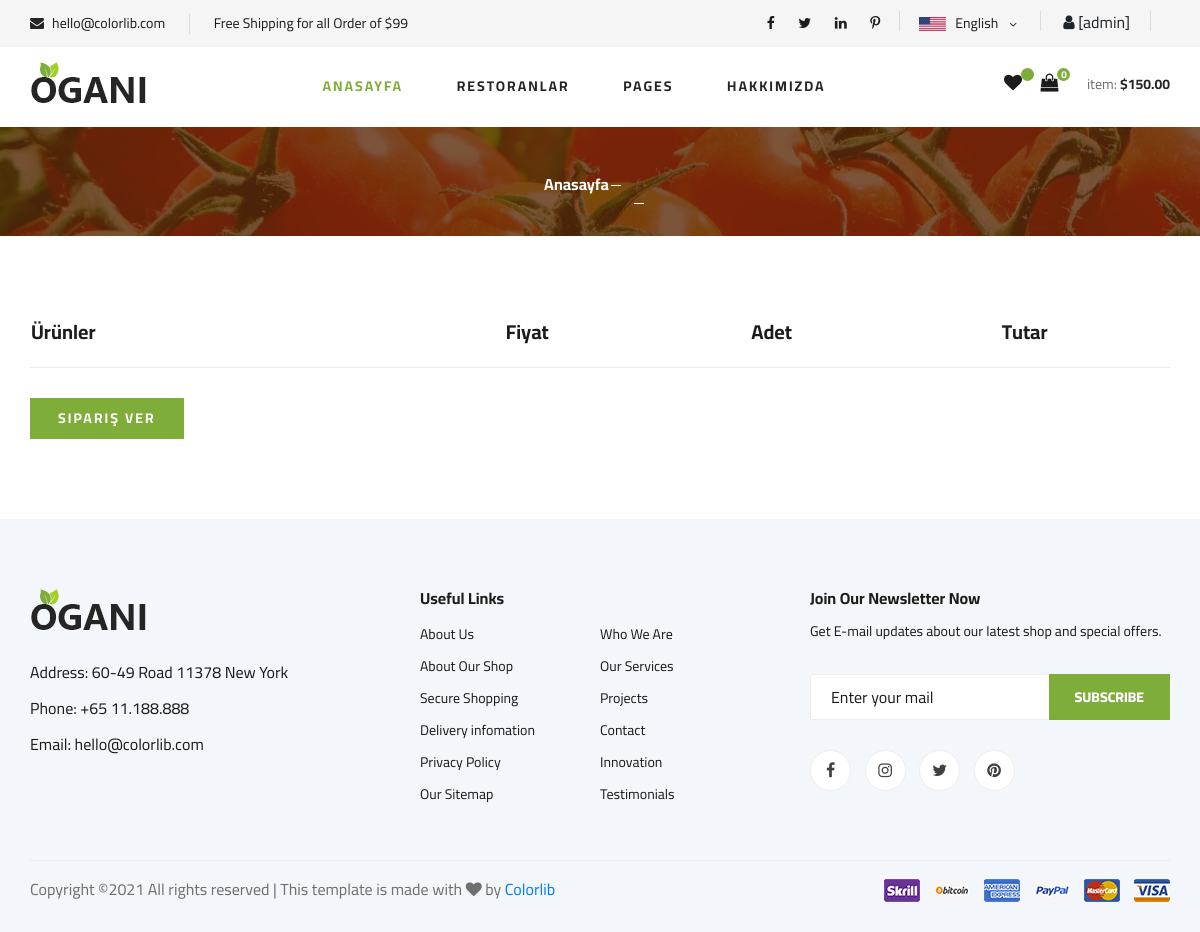
Page /shopcart/ (signed in) on the earlier database version.
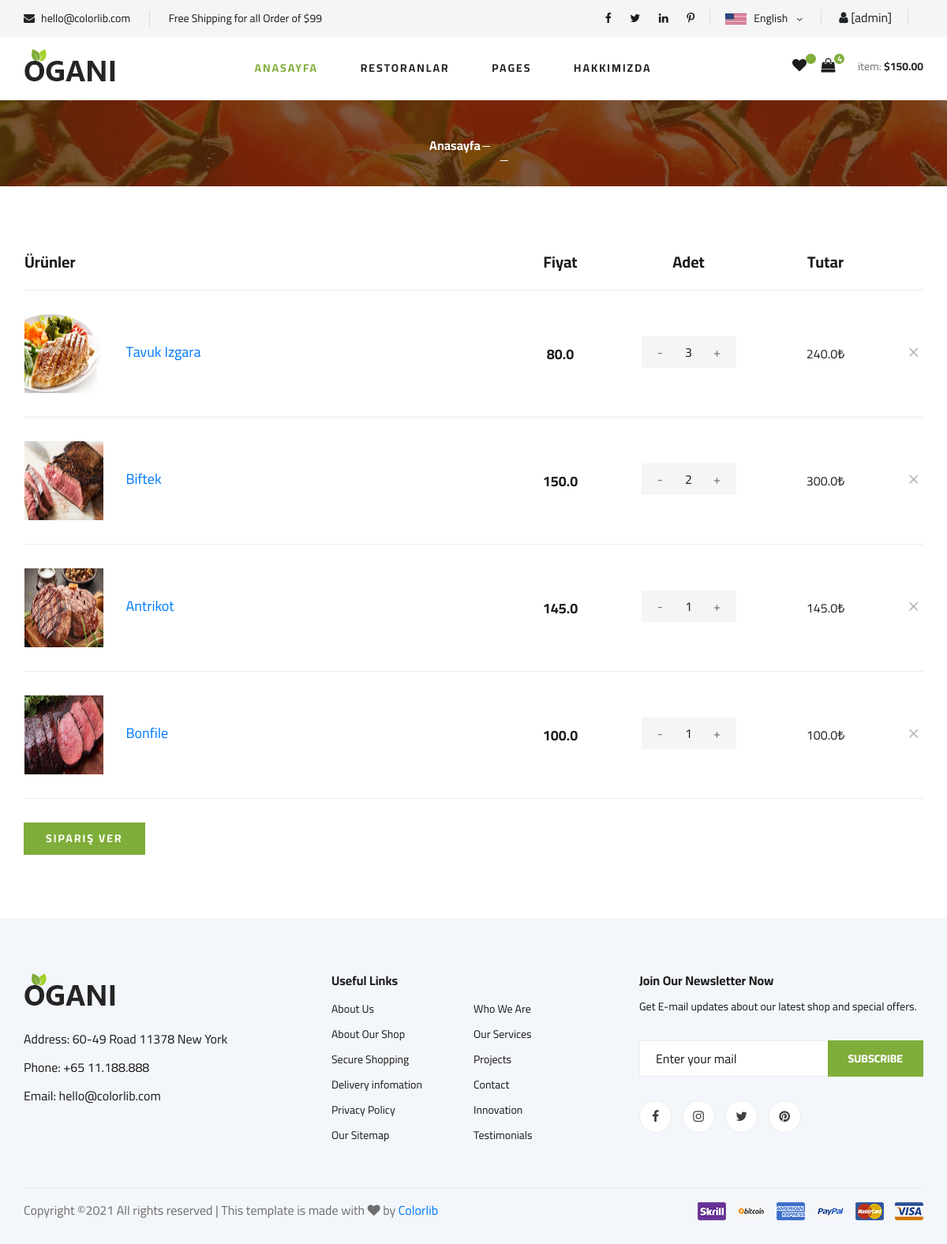
Same page on the later database version.
### order/models.py (models this page shows, shortened)
class ShopCart(models.Model):
    user = models.ForeignKey(User, on_delete=models.SET_NULL, null=True)
    product = models.ForeignKey(Product, on_delete=models.SET_NULL, null=True)
    quantity = models.IntegerField()
    @property
    def amount(self):
        return (self.quantity * self.product.price)

### product/models.py (models this page shows, shortened)
class Product(models.Model):
    STATUS = (
        ('True', 'Evet'),
        ('False', 'Hayır'),
    )
    restaurant = models.ForeignKey(Restaurant, on_delete=models.CASCADE)  # relation with Restaurant table
    category = models.ForeignKey(Category, on_delete=models.CASCADE) #relation with Category table
    title = models.CharField(max_length=30)
    keywords = models.CharField(max_length=255)
    description = models.CharField(max_length=255)
    image = models.ImageField(blank=True, upload_to='images/')
    price = models.FloatField()
    amount = models.IntegerField()
    detail = RichTextUploadingField()
    status = models.CharField(max_length=10, choices=STATUS)
    slug = models.SlugField(null=False,unique=True)
    created_at = models.DateTimeField(auto_now_add=True)
    update_at = models.DateTimeField(auto_now=True)
    def __str__(self):
        return self.title
    def image_tag(self):
        return mark_safe('<img src="{}" height="50"/>'.format(self.image.url))
    image_tag.short_description = 'Image'

### order/views.py (the view)
# urls.py: path('shopcart/',orderviews.shopcart,name='shopcart'),
@login_required(login_url='/login')
def shopcart(request):
    category=Category.objects.all()
    current_user = request.user
    schopcart = ShopCart.objects.filter(user_id=current_user.id)
    request.session['cart_items'] = ShopCart.objects.filter(user_id=current_user.id).count()
    total = 0
    for rs in schopcart:
        total += rs.product.price * rs.quantity
    context={'schopcart': schopcart,
            'category': category,
            'total': total,
            }
    return render(request,'shopcart_products.html',context)

### order/templates/shopcart_products.html (shortened to what this page needs)
{% extends "homebase.html" %}
{% block content %}
    {% load static %}
    <section class="breadcrumb-section set-bg" data-setbg="{% static 'img/breadcrumb.jpg' %}">
        <div class="container">
            <div class="row">
                <div class="col-lg-12 text-center">
                    <div class="breadcrumb__text">
                        <div class="breadcrumb__option">
                            <a href="/">Anasayfa </a>
                        </div>
                    </div>
                </div>
            </div>
        </div>
    </section>
    <section class="shoping-cart spad">
        <div class="container">
            <div class="row">
                <div class="col-lg-12">
                    <div class="shoping__cart__table">
                        <table>
                            <thead>
                            <tr>
                                <th class="shoping__product">Ürünler</th>
                                <th>Fiyat</th>
                                <th>Adet</th>
                                <th>Tutar</th>
                                <th></th>
                            </tr>
                            </thead>
                            <tbody>
                            {% for rs in schopcart %}
                                <tr>
                                    <td class="shoping__cart__item">
                                        <img src="{{ rs.product.image.url }}" height="100" width="100" alt="">
                                        <h5><a href="/product/{{ rs.product.id }}/{{ rs.product.slug }}"> {{ rs.product }}</a></h5>
                                    </td>
                                    <td class="shoping__cart__price">
                                        {{ rs.product.price }}
                                    </td>
                                    <td class="shoping__cart__quantity">
                                        <div class="quantity">
                                            <div class="pro-qty">
                                                <input type="text" value="{{ rs.quantity }}">
                                            </div>
                                        </div>
                                    </td>
                                    <td>
                                        {{ rs.amount }}₺
                                    </td>
                                    <td class="shoping__cart__item__close">
                                        <a href="/order/deletefromcart/{{ rs.id }}" onclick="return confirm('Are you sure?')"><span class="icon_close"></span></a>
                                    </td>
                                </tr>
                            {% endfor %}
                            </tbody>
                        </table>
                    </div>
                    <div class="row">
                        <div class="col-lg-6">
                                <a href="/order/orderproduct" class="primary-btn">Sipariş Ver</a>
                        </div>
                    </div>
                </div>
            </div>
        </div>
    </section>
{% endblock %}

### home/templates/header.html (shortened to what this page needs)
{% load static %}
<header class="header">
    <div class="header__top">
        <div class="container">
            <div class="row">
                <div class="col-lg-6 col-md-6">
                    <div class="header__top__left">
                        <ul>
                            <li><i class="fa fa-envelope"></i> hello@colorlib.com</li>
                            <li>Free Shipping for all Order of $99</li>
                        </ul>
                    </div>
                </div>
                <div class="col-lg-6 col-md-6">
                    <div class="header__top__right">
                        <div class="header__top__right__social">
                            <a href="#"><i class="fa fa-facebook"></i></a>
                            <a href="#"><i class="fa fa-twitter"></i></a>
                            <a href="#"><i class="fa fa-linkedin"></i></a>
                            <a href="#"><i class="fa fa-pinterest-p"></i></a>
                        </div>
                        <div class="header__top__right__language">
                            <img src="{% static 'img/language.png' %}" alt="">
                            <div>English</div>
                            <span class="arrow_carrot-down"></span>
                        </div>
                        <div class="header__top__right__language">
                            {% if user.id is not None %}
                                <i class="fa fa-user"></i> [{{ user.username }}]
                            {% else %}
                                <a href="/login/"><i class="fa fa-user"></i> Giriş / <a href="/signup/">Kaydol</a>
                            {% endif %}
                        </div>
                    </div>
                </div>
            </div>
        </div>
    </div>
    <div class="container">
        <div class="row">
            <div class="col-lg-3">
                <div class="header__logo">
                    <a href="/"><img src="{% static 'img/logo.png' %}" alt=""></a>
                </div>
            </div>
            <div class="col-lg-6">
                <nav class="header__menu">
                    <ul>
                        <li class="active"><a href="/home">Anasayfa</a></li>
                        <li><a href="/restaurants">Restoranlar</a></li>
                        <li><a href="#">Pages</a>
                        </li>
                        <li><a href="/hakkimizda">Hakkimizda</a>
                        </li>
                    </ul>
                </nav>
            </div>
            <div class="col-lg-3">
                <div class="header__cart">
                    <ul>
                        <li><a href="#"><i class="fa fa-heart"></i> <span></span></a></li>
                        <li><a href="/shopcart/"><i class="fa fa-shopping-bag"></i> <span>{{ request.session.cart_items }}</span></a></li>
                    </ul>
                    <div class="header__cart__price">item: <span>$150.00</span></div>
                </div>
            </div>
        </div>
    </div>
</header>

Differences in the rows shown:
added ShopCart: product.image (picture), product "Tavuk Izgara", product.price "80.0", quantity "3", amount "240.0"
added ShopCart: product.image (picture), product "Biftek", product.price "150.0", quantity "2", amount "300.0"
added ShopCart: product.image (picture), product "Antrikot", product.price "145.0", quantity "1", amount "145.0"
added ShopCart: product.image (picture), product "Bonfile", product.price "100.0", quantity "1", amount "100.0"
Other differences:
{{ request.session.cart_items }}: "0" → "4"
